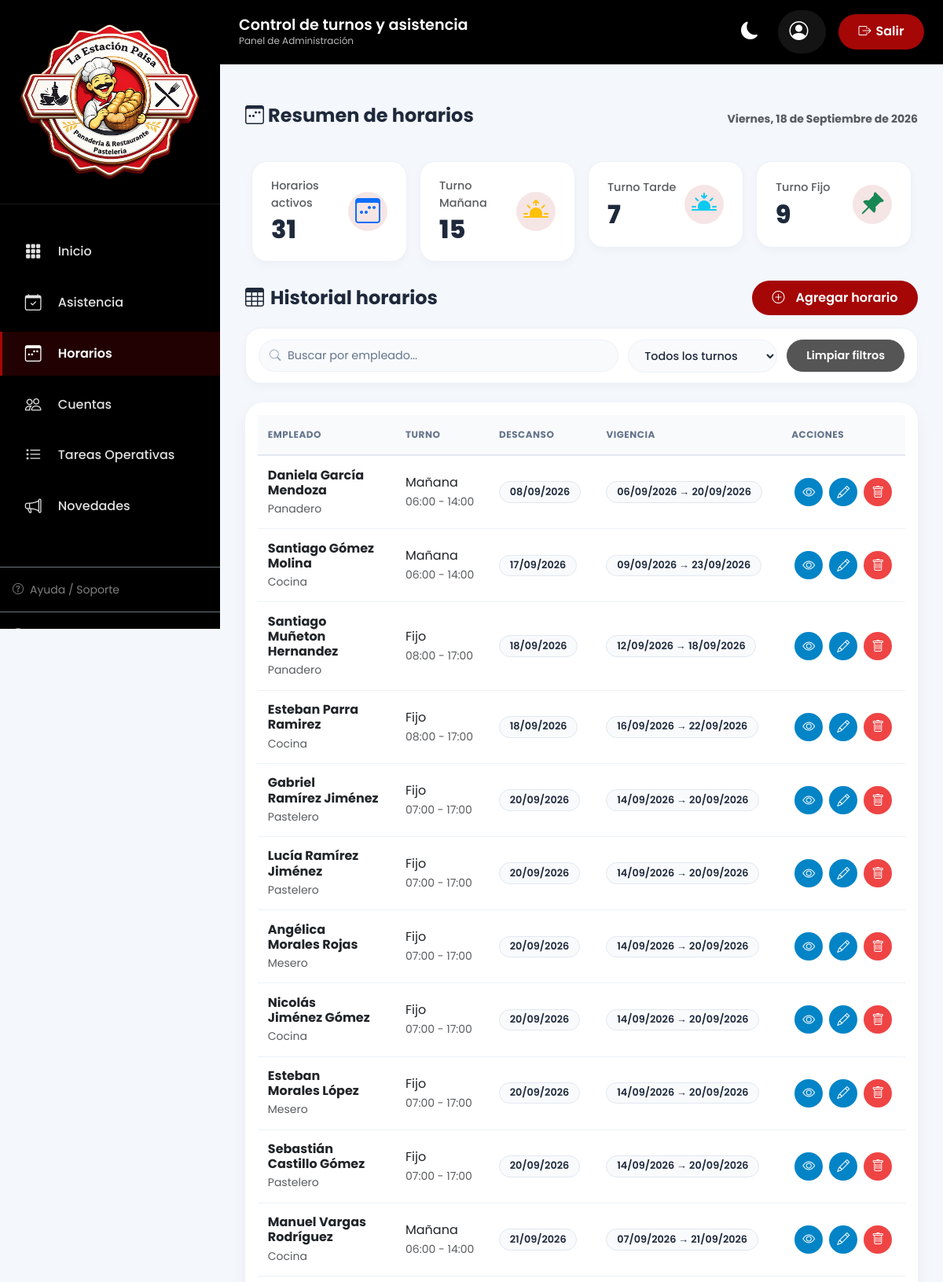
The page /asistencia/horarios/ (upper part) on the database its author committed.
### apps/asistencia/models.py (models this page shows, shortened)
class Horario(models.Model):
    TURNOS = (
        ('MANANA', 'Mañana'),
        ('TARDE', 'Tarde'),
        ('FIJO', 'Fijo'),
    )
    empleado = models.ForeignKey(
        PerfilEmpleado,
        on_delete=models.CASCADE,
        related_name='horarios'
    )
    turno = models.CharField(
        max_length=10,
        choices=TURNOS
    )
    hora_entrada = models.TimeField()
    hora_salida = models.TimeField()
    estado = models.BooleanField(
        default=True
    )
    fecha_creacion = models.DateTimeField(
        auto_now_add=True
    )
    fecha_inicio = models.DateField(
        null=True,
        blank=True,
        help_text="Fecha en que inicia la asignación del horario."
    )
    fecha_fin = models.DateField(
        null=True,
        blank=True,
        help_text="Fecha en que finaliza la asignación del horario."
    )
    ciclo_inicio = models.DateField(
        null=True,
        blank=True,
        help_text="Fecha en que arrancó el ciclo vigente de este horario."
    )
    ciclo_anterior = models.ForeignKey(
        'self',
        null=True,
        blank=True,
        on_delete=models.SET_NULL,
        related_name='ciclos_siguientes',
        help_text="Ciclo (Horario) del cual este es la continuación automática."
    )
    es_ciclo_cerrado = models.BooleanField(
        default=False,
        help_text="True cuando este ciclo ya venció y fue reemplazado por el siguiente."
    )
    es_generado_automaticamente = models.BooleanField(
        default=False,
        help_text="True si este Horario fue creado por el sistema (no manualmente por el admin)."
    )
    dia_descanso_semana = models.IntegerField(
        null=True,
        blank=True,
        help_text="0=Lunes...6=Domingo. Solo aplica a turno FIJO: el día de descanso "
                   "se repite siempre en este día de la semana en cada ciclo."
    )

class DescansoEmpleado(models.Model):
    horario = models.ForeignKey(
        Horario,
        on_delete=models.CASCADE,
        related_name='descansos'
    )
    fecha = models.DateField()
    es_descanso = models.BooleanField(
        default=True
    )
    fue_generado_automaticamente = models.BooleanField(
        default=False,
        help_text="True si esta fecha de descanso fue calculada por el sistema "
                   "al generar un nuevo ciclo automáticamente."
    )
    class Meta:
        unique_together = (
            'horario',
            'fecha'
        )

### apps/usuarios/models.py (models this page shows, shortened)
class PerfilEmpleado(models.Model):
    TIPOS_DOCUMENTO = (
        ('CC', 'Cédula de Ciudadanía'),
        ('CE', 'Cédula de Extranjería'),
        ('TI', 'Tarjeta de Identidad'),
        ('PA', 'Pasaporte'),
    )
    GENEROS = (
        ('M', 'Masculino'),
        ('F', 'Femenino'),
        ('O', 'Otro'),
    )
    ESTADOS_CIVILES = (
        ('soltero', 'Soltero'),
        ('casado', 'Casado'),
        ('union_libre', 'Unión Libre'),
        ('divorciado', 'Divorciado'),
        ('viudo', 'Viudo'),
    )
    TIPOS_SANGRE = (
        ('O+', 'O+'),
        ('O-', 'O-'),
        ('A+', 'A+'),
        ('A-', 'A-'),
        ('B+', 'B+'),
        ('B-', 'B-'),
        ('AB+', 'AB+'),
        ('AB-', 'AB-'),
    )
    CARGOS = (
        ('mesero', 'Mesero'),
        ('cajero', 'Cajero'),
        ('pastelero', 'Pastelero'),
        ('panadero', 'Panadero'),
        ('cocina', 'Cocina'),
        ('buñuelero', 'Buñuelero'),
        ('greca', 'Greca'),
    )
    ESTADOS = (
        ('activo', 'Activo'),
        ('retirado', 'Retirado'),
    )
    user = models.OneToOneField(
        User,
        on_delete=models.CASCADE,
        related_name='perfil'
    )
    primer_nombre = models.CharField(max_length=50)
    segundo_nombre = models.CharField(
        max_length=50,
        blank=True
    )
    primer_apellido = models.CharField(max_length=50)
    segundo_apellido = models.CharField(
        max_length=50,
        blank=True
    )
    tipo_documento = models.CharField(
        max_length=2,
        choices=TIPOS_DOCUMENTO
    )
    numero_documento = models.CharField(
        max_length=20,
        unique=True
    )
    fecha_nacimiento = models.DateField(
        null=True,
        blank=True
    )
    genero = models.CharField(
        max_length=1,
        choices=GENEROS,
        blank=True
    )
    estado_civil = models.CharField(
        max_length=20,
        choices=ESTADOS_CIVILES,
        blank=True,
        null=True
    )
    tipo_sangre = models.CharField(
        max_length=3,
        choices=TIPOS_SANGRE,
        blank=True,
        null=True
    )
    telefono = models.CharField(max_length=20)
    correo = models.EmailField()
    ciudad = models.CharField(max_length=100)
    direccion = models.CharField(
        max_length=200,
        blank=True,
        null=True)
    contacto_emergencia = models.CharField(
        max_length=100,
        blank=True,
        null=True
    )
    parentesco_emergencia = models.CharField(
        max_length=50,
        blank=True,
        null=True
    )
    telefono_emergencia = models.CharField(
        max_length=20,
        blank=True,
        null=True
    )
    cargo = models.CharField(
        max_length=50,
        choices=CARGOS,
        blank=True,
        null=True
    )
    fecha_ingreso = models.DateField(
        blank=True,
        null=True
    )
    eps = models.CharField(
        max_length=100,
        blank=True,
        null=True
    )
    arl = models.CharField(
        max_length=100,
        blank=True,
        null=True
    )
    fondo_pension = models.CharField(
        max_length=100,
        blank=True,
        null=True
    )
    estado = models.CharField(
        max_length=20,
        choices=ESTADOS,
        default='activo'
    )
    fecha_creacion = models.DateTimeField(
        auto_now_add=True
    )
    fecha_actualizacion = models.DateTimeField(
        auto_now=True
    )
    def nombre_completo(self):
        return (
            f"{self.primer_nombre} "
            f"{self.segundo_nombre} "
            f"{self.primer_apellido} "
            f"{self.segundo_apellido}"
        ).strip()

### apps/asistencia/views.py (the view, shortened to what this page needs)
# urls.py: path("horarios/", views.horarios, name="horarios"),
def horarios(request):
    return render(
        request,
        "admin/horario/horario.html",
        _contexto_base()
    )

### templates/admin/horario/horario.html (shortened to what this page needs)
{% extends 'admin/base/base.html' %}
{% load static %}
{% block section_title %}Control de turnos y asistencia{% endblock %}
{% block section_subtitle %}Panel de Administración{% endblock %}
{% block active_horarios %}active{% endblock %}
{% block extra_css %}
<link rel="stylesheet" href="{% static 'css/admin/horario.css' %}">
{% endblock %}
{% block content %}
<main class="dashboard-container">
  {% include "admin/horario/content.html" %}
</main>
{% endblock %}

### templates/admin/horario/content.html (shortened to what this page needs)
{% load static %}
<div class="card-header d-flex justify-content-between align-items-center flex-wrap gap-2 mb-3">
  <h3><i class="bi bi-calendar3-week"></i> Resumen de horarios</h3>
  <span class="text-muted small">{{ fecha_hoy|date:"l, d \d\e F \d\e Y" }}</span>
</div>
<div class="row g-3 mb-4">
  <div class="col-md-3">
    <div class="stat-card d-flex justify-content-between align-items-center">
      <div>
        <span class="text-muted">Horarios activos</span>
        <h3 class="mt-1 mb-0">{{ resumen_horarios.total }}</h3>
      </div>
      <div class="icono-circular">
        <i class="bi bi-calendar3-week fs-2 text-primary"></i>
      </div>
    </div>
  </div>
  <div class="col-md-3">
    <div class="stat-card d-flex justify-content-between align-items-center">
      <div>
        <span class="text-muted">Turno Mañana</span>
        <h3 class="mt-1 mb-0">{{ resumen_horarios.manana }}</h3>
      </div>
      <div class="icono-circular">
        <i class="bi bi-sunrise-fill fs-2 text-warning"></i>
      </div>
    </div>
  </div>
  <div class="col-md-3">
    <div class="stat-card d-flex justify-content-between align-items-center">
      <div>
        <span class="text-muted">Turno Tarde</span>
        <h3 class="mt-1 mb-0">{{ resumen_horarios.tarde }}</h3>
      </div>
      <div class="icono-circular">
        <i class="bi bi-sunset-fill fs-2 text-info"></i>
      </div>
    </div>
  </div>
  <div class="col-md-3">
    <div class="stat-card d-flex justify-content-between align-items-center">
      <div>
        <span class="text-muted">Turno Fijo</span>
        <h3 class="mt-1 mb-0">{{ resumen_horarios.fijo }}</h3>
      </div>
      <div class="icono-circular">
        <i class="bi bi-pin-angle-fill fs-2 text-success"></i>
      </div>
    </div>
  </div>
</div>
<div class="d-flex align-items-center mb-3">
  <h3 class="mb-0"><i class="bi bi-table me-2"></i>Historial horarios</h3>
  <button class="btn btn-primary-corporate ms-auto" data-bs-toggle="modal" data-bs-target="#modalHorario">
    <i class="bi bi-plus-circle me-2"></i>Agregar horario
  </button>
</div>
<div class="filtros-toolbar">
  <div class="filtro-buscar">
    <input type="text" id="buscarHorario" placeholder="Buscar por empleado...">
  </div>
  <select id="filtroTurno" class="filtro-select">
    <option value="">Todos los turnos</option>
  </select>
  <button type="button" id="limpiarFiltrosHorarios" class="filtro-btn-limpiar">
    Limpiar filtros
  </button>
</div>
<div class="card-modern">
  <div class="p-3 table-responsive-stack">
    <table class="table table-custom align-middle mb-0" id="tablaHorarios">
      <thead>
        <tr>
          <th>Empleado</th>
          <th>Turno</th>
          <th>Descanso</th>
          <th>Vigencia</th>
          <th>Acciones</th>
        </tr>
      </thead>
      <tbody>
        {% for horario in horarios %}
        <tr class="fila-horario"
            data-empleado="{{ horario.empleado.nombre_completo|lower }}"
            data-turno="{{ horario.turno|lower }}"
            data-estado="{{ horario.vigencia_estado }}">
          <td class="col-empleado">
            <div class="fw-bold " style="line-height: 1.2;">
              {{ horario.empleado.nombre_completo|wordwrap:15|linebreaksbr }}
            </div>
            <small class="text-muted d-block mt-1">{{ horario.empleado.get_cargo_display }}</small>
          </td>
          <td class="col-turno">
            <div>{{ horario.get_turno_display }}</div>
            <small class="text-muted">{{ horario.hora_entrada }} - {{ horario.hora_salida }}</small>
          </td>
          <td>
            {% if horario.proximo_descanso %}
              <span class="badge badge-neutral">{{ horario.proximo_descanso.fecha|date:"d/m/Y" }}</span>
            {% else %}
              <span class="text-muted small">Sin descanso próximo</span>
            {% endif %}
          </td>
          <td>
            <span class="badge badge-neutral">
              {{ horario.ciclo_inicio|date:"d/m/Y" }} → {{ horario.vigencia_fin|date:"d/m/Y"|default:"—" }}
            </span>
          </td>
          <td>
            <div class="d-flex gap-2 justify-content-center">
              <button class="btn-action btn-action-view btn-action-icon-only btn-ver-horario"
                      data-id="{{ horario.id }}" title="Ver detalle" aria-label="Ver detalle del horario">
                <i class="bi bi-eye"></i>
              </button>
              <button class="btn-action btn-action-edit btn-action-icon-only btn-editar-horario"
                      data-id="{{ horario.id }}" title="Editar" aria-label="Editar horario">
                <i class="bi bi-pencil"></i>
              </button>
              <button class="btn-action btn-action-delete btn-action-icon-only btn-eliminar-horario"
                      data-id="{{ horario.id }}"
                      data-empleado="{{ horario.empleado.nombre_completo }}"
                      title="Eliminar" aria-label="Eliminar horario">
                <i class="bi bi-trash"></i>
              </button>
            </div>
          </td>
        </tr>
        {% empty %}
        <tr>
          <td colspan="5" class="text-center text-muted py-3">No hay horarios registrados.</td>
        </tr>
        {% endfor %}
      </tbody>
    </table>
  </div>
</div>

### rows shown on the page
Horario: empleado.nombre_completo "Daniela García Mendoza", empleado.cargo "Panadero", turno "Mañana", hora_entrada "06:00", hora_salida "14:00", proximo_descanso.fecha "08/09/2026", ciclo_inicio "06/09/2026", vigencia_fin "20/09/2026"
Horario: empleado.nombre_completo "Santiago Gómez Molina", empleado.cargo "Cocina", turno "Mañana", hora_entrada "06:00", hora_salida "14:00", proximo_descanso.fecha "17/09/2026", ciclo_inicio "09/09/2026", vigencia_fin "23/09/2026"
Horario: empleado.nombre_completo "Santiago Muñeton Hernandez", empleado.cargo "Panadero", turno "Fijo", hora_entrada "08:00", hora_salida "17:00", proximo_descanso.fecha "18/09/2026", ciclo_inicio "12/09/2026", vigencia_fin "18/09/2026"
Horario: empleado.nombre_completo "Esteban Parra Ramirez", empleado.cargo "Cocina", turno "Fijo", hora_entrada "08:00", hora_salida "17:00", proximo_descanso.fecha "18/09/2026", ciclo_inicio "16/09/2026", vigencia_fin "22/09/2026"
Horario: empleado.nombre_completo "Gabriel Ramírez Jiménez", empleado.cargo "Pastelero", turno "Fijo", hora_entrada "07:00", hora_salida "17:00", proximo_descanso.fecha "20/09/2026", ciclo_inicio "14/09/2026", vigencia_fin "20/09/2026"
Horario: empleado.nombre_completo "Lucía Ramírez Jiménez", empleado.cargo "Pastelero", turno "Fijo", hora_entrada "07:00", hora_salida "17:00", proximo_descanso.fecha "20/09/2026", ciclo_inicio "14/09/2026", vigencia_fin "20/09/2026"
Horario: empleado.nombre_completo "Angélica Morales Rojas", empleado.cargo "Mesero", turno "Fijo", hora_entrada "07:00", hora_salida "17:00", proximo_descanso.fecha "20/09/2026", ciclo_inicio "14/09/2026", vigencia_fin "20/09/2026"
Horario: empleado.nombre_completo "Nicolás Jiménez Gómez", empleado.cargo "Cocina", turno "Fijo", hora_entrada "07:00", hora_salida "17:00", proximo_descanso.fecha "20/09/2026", ciclo_inicio "14/09/2026", vigencia_fin "20/09/2026"
Horario: empleado.nombre_completo "Esteban Morales López", empleado.cargo "Mesero", turno "Fijo", hora_entrada "07:00", hora_salida "17:00", proximo_descanso.fecha "20/09/2026", ciclo_inicio "14/09/2026", vigencia_fin "20/09/2026"
Horario: empleado.nombre_completo "Sebastián Castillo Gómez", empleado.cargo "Pastelero", turno "Fijo", hora_entrada "07:00", hora_salida "17:00", proximo_descanso.fecha "20/09/2026", ciclo_inicio "14/09/2026", vigencia_fin "20/09/2026"
Horario: empleado.nombre_completo "Manuel Vargas Rodríguez", empleado.cargo "Cocina", turno "Mañana", hora_entrada "06:00", hora_salida "14:00", proximo_descanso.fecha "21/09/2026", ciclo_inicio "07/09/2026", vigencia_fin "21/09/2026"

### other values the page prints
{{ fecha_hoy|date:"l, d \d\e F \d\e Y" }} "Viernes, 18 de Septiembre de 2026"
{{ resumen_horarios.total }} "31"
{{ resumen_horarios.manana }} "15"
{{ resumen_horarios.tarde }} "7"
{{ resumen_horarios.fijo }} "9"
